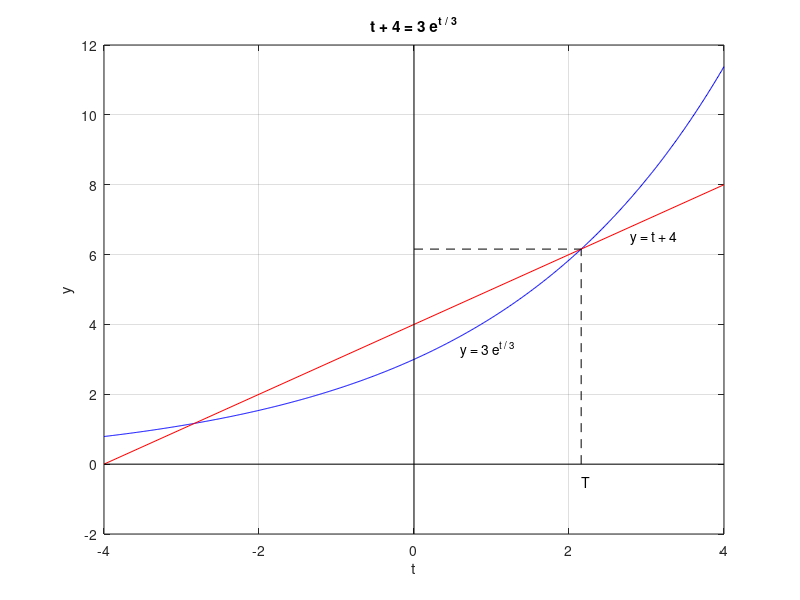

Reproduce this figure in MATLAB.
close all;

% Graph of  y = 3 e^(t/3)
x = -4:0.01:4;
y = 3*exp(x/3);
plot(x,y,'b');
hold on
grid;
text(0.6, 3.3, 'y = 3 e^{t / 3}');

% Graph of  y = t + 4
x = -4:8:4;
y = x + 4;
plot(x,y,'r');
text(2.8, 6.5, 'y = t + 4');

% The x axis
x=-4:8:4;
y=0*x;
plot(x,y,'k');

% The y axis
y=-2:14:12;
x=0*y;
plot(x,y,'k');

% The positive intersection is at t = T
T = 2.15686752033302;
Y = T + 4;
text(T, -0.5, 'T');

% The line y = Y
x=0:T:T;
y=0*x + Y;
plot(x,y, '--k');

% The line x = T
y=0:Y:Y;
x=0*y + T;
plot(x,y, '--k');

% The title and the labels
xlabel('t');
ylabel('y');
title('t + 4 = 3 e^{t / 3}');
